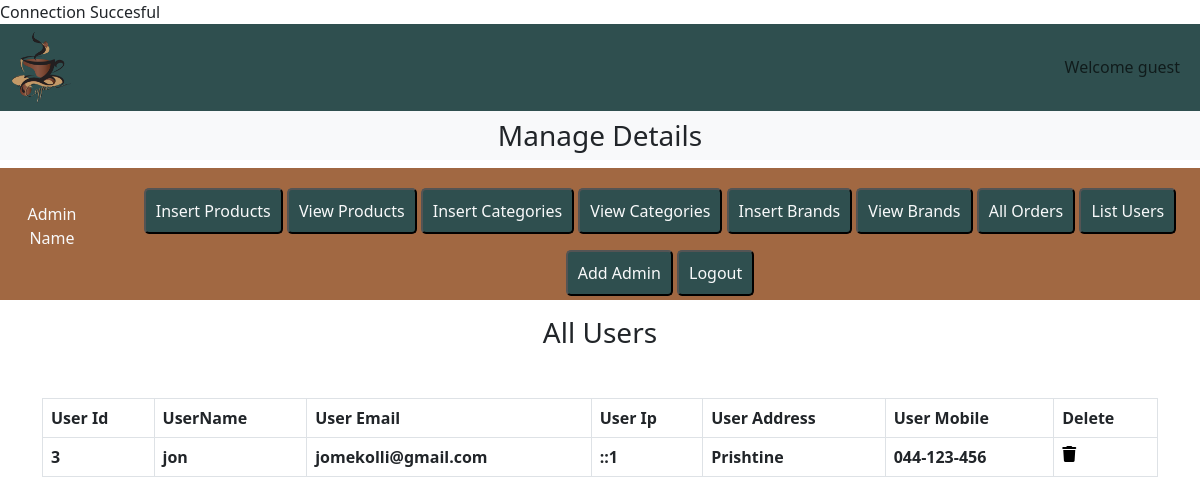
The page /admin/admin.php?list_users on the database its author committed.
### tables this page shows
CREATE TABLE `user_table` (
  `user_id` int(11) NOT NULL,
  `username` varchar(100) NOT NULL,
  `user_email` varchar(100) NOT NULL,
  `user_password` varchar(255) NOT NULL,
  `user_ip` varchar(100) NOT NULL,
  `user_address` varchar(255) NOT NULL,
  `user_mobile` varchar(20) NOT NULL
);

### admin/list_users.php (the view, shortened to what this page needs)
<h3 class="text-center">All Users</h3>
<table class="table table-bordered mt-5">
    <thead style="background-color:darkslategray;color:white;" class="">
        <?php
    $get_users="Select * from `user_table`";
    $result=mysqli_query($con,$get_users);
    $row_count=mysqli_num_rows($result);
    echo "<tr>
    <th>User Id</th>
    <th>UserName</th>
    <th>User Email</th>
    <th>User Ip</th>
    <th>User Address</th>
    <th>User Mobile</th>
    <th>Delete</th>
</tr>
</thead>
<tbody>";
if($row_count==0){
    echo"<h2 class='text-center mt-5'>No users yet</h2>";
}else{
    while($row_data=mysqli_fetch_assoc($result)){
        $user_id=$row_data['user_id'];
        $username=$row_data['username'];
        $user_email=$row_data['user_email'];
        $user_ip=$row_data['user_ip'];
        $user_address=$row_data['user_address'];
        $user_mobile=$row_data['user_mobile'];
        ?>
        <tr>
        <th><?php echo$user_id?></th>
        <th><?php echo$username?></th>
        <th><?php echo$user_email?></th>
        <th><?php echo$user_ip?></th>
        <th><?php echo$user_address?></th>
        <th><?php echo$user_mobile?></th>
        <th><a href="admin.php?delete_users=<?php echo $user_id?>"style="color:black;"><i class="fa-solid fa-trash"></i></a></th>
    </tr>
    <?php
    }
}
    ?>
    </tbody>
</table>

### rows shown on the page
user_table: user_id "3", username "jon", user_email "jomekolli@gmail.com", user_ip "::1", user_address "Prishtine", user_mobile "044-123-456"
